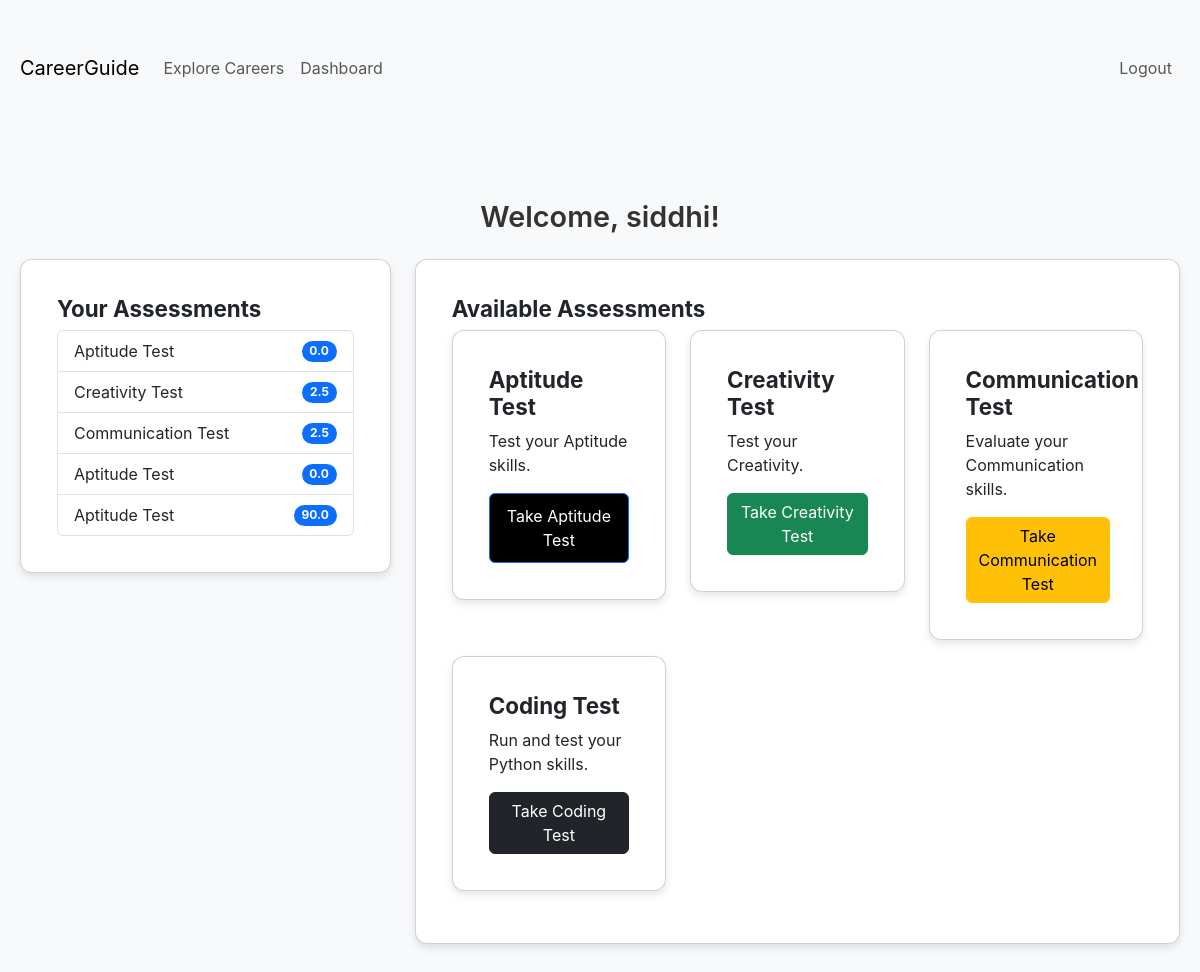
Page /dashboard (signed in) on the earlier database version.
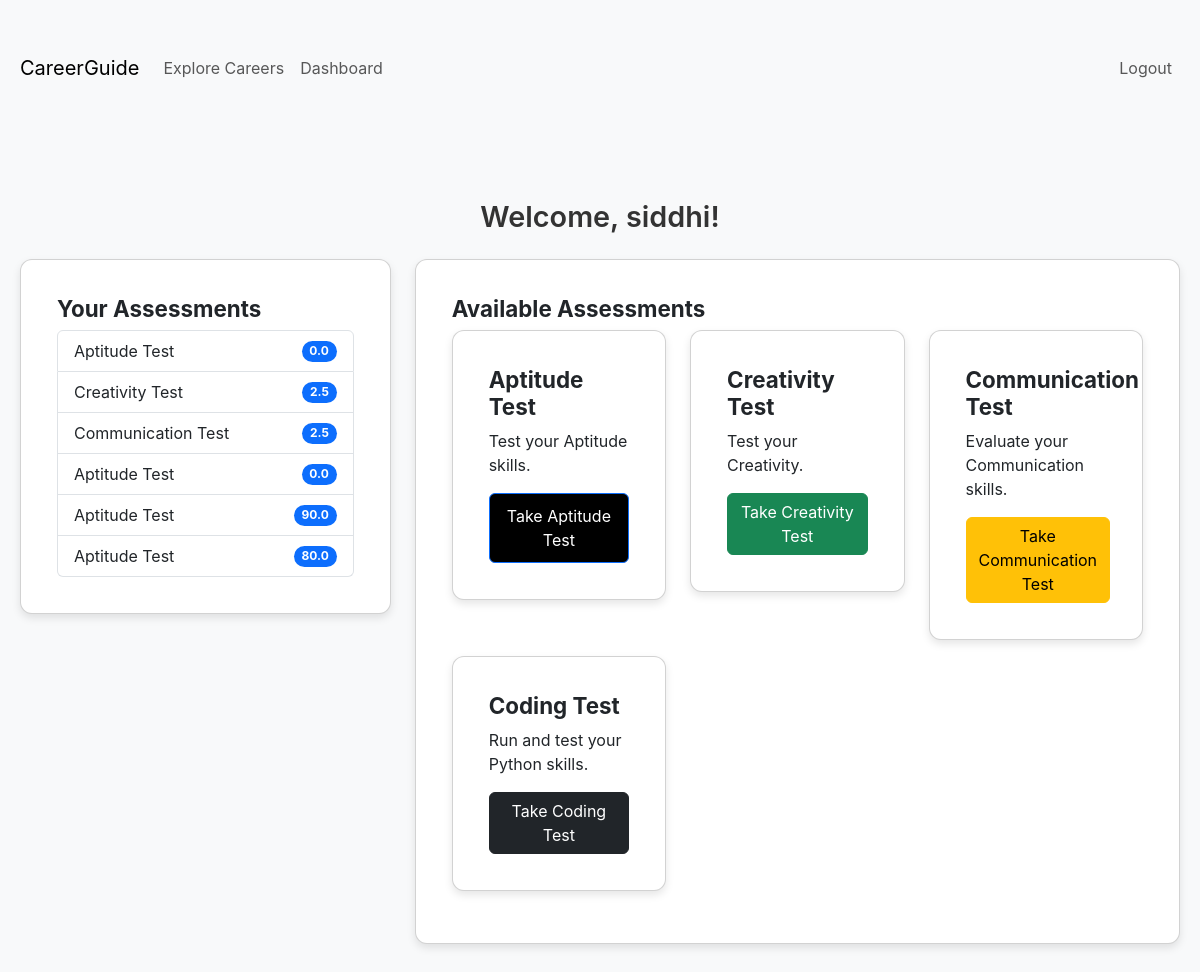
Same page on the later database version.
### app.py (models this page shows)
class User(UserMixin, db.Model):
    id = db.Column(db.Integer, primary_key=True)
    username = db.Column(db.String(80), unique=True, nullable=False)
    email = db.Column(db.String(120), unique=True, nullable=False)
    password_hash = db.Column(db.String(120), nullable=False)
    assessments = db.relationship('Assessment', backref='user', lazy=True)

class Assessment(db.Model):
    id = db.Column(db.Integer, primary_key=True)
    user_id = db.Column(db.Integer, db.ForeignKey('user.id'), nullable=False)
    assessment_type = db.Column(db.String(50), nullable=False)
    score = db.Column(db.Float)
    date_taken = db.Column(db.DateTime, default=datetime.utcnow)

### app.py (the view)
@app.route('/dashboard')
@login_required
def dashboard():
    return render_template('dashboard.html')

### app.py (called while the page is built)
@login_manager.user_loader
def load_user(user_id):
    return User.query.get(int(user_id))

### templates/dashboard.html
{% extends "base.html" %}
{% block content %}
<h2 class="mb-4">Welcome, {{ current_user.username }}!</h2>
<div class="row">
    <div class="col-md-4">
        <div class="card mb-4">
            <div class="card-body">
                <h5 class="card-title">Your Assessments</h5>
                {% if current_user.assessments %}
                <ul class="list-group">
                    {% for assessment in current_user.assessments %}
                    <li class="list-group-item d-flex justify-content-between align-items-center">
                        {{ assessment.assessment_type }}
                        <span class="badge bg-primary rounded-pill">{{ assessment.score }}</span>
                    </li>
                    {% endfor %}
                </ul>
                {% else %}
                <p class="card-text">No assessments taken yet.</p>
                {% endif %}
            </div>
        </div>
    </div>
    <div class="col-md-8">
        <div class="card mb-4">
            <div class="card-body">
                <h5 class="card-title">Available Assessments</h5>
                <div class="row">
                    <div class="col-md-4 mb-3">
                        <div class="card">
                            <div class="card-body">
                                <h6 class="card-title">Aptitude Test</h6>
                                <p class="card-text">Test your Aptitude skills.</p>
                                <a href="{{ url_for('aptitude_test') }}" class="btn btn-primary">Take Aptitude Test</a>
                            </div>
                        </div>
                    </div>
                    <div class="col-md-4 mb-3">
                        <div class="card">
                            <div class="card-body">
                                <h6 class="card-title">Creativity Test</h6>
                                <p class="card-text">Test your Creativity.</p>
                                <a href="{{ url_for('creativity_test') }}" class="btn btn-success">Take Creativity Test</a>
                            </div>
                        </div>
                    </div>
                    <div class="col-md-4 mb-3">
                        <div class="card">
                            <div class="card-body">
                                <h6 class="card-title">Communication Test</h6>
                                <p class="card-text">Evaluate your Communication skills.</p>
                                <a href="{{ url_for('communication_test') }}" class="btn btn-warning">Take Communication Test</a>
                            </div>
                        </div>
                    </div>
                    <div class="col-md-4 mb-3">
                        <div class="card">
                            <div class="card-body">
                                <h6 class="card-title">Coding Test</h6>
                                <p class="card-text">Run and test your Python skills.</p>
                                <a href="{{ url_for('coding_test') }}" class="btn btn-dark">Take Coding Test</a>
                            </div>
                        </div>
                    </div>
                </div>
            </div>
        </div>
    </div>
</div>
{% endblock %}

### templates/base.html (shortened to what this page needs)
<!DOCTYPE html>
<html lang="en">
<head>
    <link href="https://cdn.jsdelivr.net/npm/bootstrap@5.3.0/dist/css/bootstrap.min.css" rel="stylesheet">
    <link rel="stylesheet" href="{{ url_for('static', filename='css/style.css') }}">
</head>
<body>
    <nav class="navbar navbar-expand-lg navbar-light bg-light">
        <div class="container">
            <a class="navbar-brand" href="{{ url_for('index') }}">CareerGuide</a>
            <div class="collapse navbar-collapse" id="navbarNav">
                <ul class="navbar-nav me-auto">
                    <li class="nav-item">
                        <a class="nav-link" href="{{ url_for('careers') }}">Explore Careers</a>
                    </li>
                    {% if current_user.is_authenticated %}
                    <li class="nav-item">
                        <a class="nav-link" href="{{ url_for('dashboard') }}">Dashboard</a>
                    </li>
                    {% endif %}
                </ul>
                <ul class="navbar-nav">
                    {% if current_user.is_authenticated %}
                    <li class="nav-item">
                        <a class="nav-link" href="{{ url_for('logout') }}">Logout</a>
                    </li>
                    {% endif %}
                </ul>
            </div>
        </div>
    </nav>
    <div class="container mt-4">
        {% block content %}{% endblock %}
    </div>
</body>
</html>

### static/css/style.css (style rules this page uses)
body { font-family: 'Inter', sans-serif; background-color: #f8f9fa; color: #333; text-align: center; }
.container { max-width: 1200px; margin: 0 auto; padding: 40px 20px; }
h2 { font-size: 1.8rem; font-weight: 600; }
.card { background: white; border-radius: 12px; padding: 20px; box-shadow: 0 4px 8px rgba(0, 0, 0, 0.1); text-align: left; transition: transform 0.2s ease-in-out; }
.card-title { font-size: 1.4rem; font-weight: bold; display: flex; align-items: center; gap: 8px; }
.btn-primary { background-color: black; color: white; padding: 10px 16px; font-size: 1rem; border-radius: 6px; display: inline-block; text-decoration: none; transition: background 0.2s; }

Differences in the rows shown:
added Assessment: assessment_type "Aptitude Test", score "80.0"
